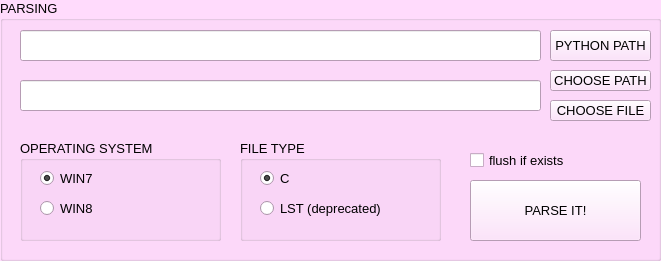
   <widget class="QGroupBox" name="groupBox_2">
    <property name="geometry">
     <rect>
      <x>10</x>
      <y>160</y>
      <width>661</width>
      <height>261</height>
     </rect>
    </property>
    <property name="palette">
     <palette>
      <active>
       <colorrole role="WindowText">
        <brush brushstyle="SolidPattern">
         <color alpha="255">
          <red>0</red>
          <green>0</green>
          <blue>0</blue>
         </color>
        </brush>
       </colorrole>
       <colorrole role="Button">
        <brush brushstyle="SolidPattern">
         <color alpha="255">
          <red>255</red>
          <green>219</green>
          <blue>252</blue>
         </color>
        </brush>
       </colorrole>
       <colorrole role="Light">
        <brush brushstyle="SolidPattern">
         <color alpha="255">
          <red>255</red>
          <green>255</green>
          <blue>255</blue>
         </color>
        </brush>
       </colorrole>
       <colorrole role="Midlight">
        <brush brushstyle="SolidPattern">
         <color alpha="255">
          <red>255</red>
          <green>237</green>
          <blue>253</blue>
         </color>
        </brush>
       </colorrole>
       <colorrole role="Dark">
        <brush brushstyle="SolidPattern">
         <color alpha="255">
          <red>127</red>
          <green>109</green>
          <blue>126</blue>
         </color>
        </brush>
       </colorrole>
       <colorrole role="Mid">
        <brush brushstyle="SolidPattern">
         <color alpha="255">
          <red>170</red>
          <green>146</green>
          <blue>168</blue>
         </color>
        </brush>
       </colorrole>
       <colorrole role="Text">
        <brush brushstyle="SolidPattern">
         <color alpha="255">
          <red>0</red>
          <green>0</green>
          <blue>0</blue>
         </color>
        </brush>
       </colorrole>
       <colorrole role="BrightText">
        <brush brushstyle="SolidPattern">
         <color alpha="255">
          <red>255</red>
          <green>255</green>
          <blue>255</blue>
         </color>
        </brush>
       </colorrole>
       <colorrole role="ButtonText">
        <brush brushstyle="SolidPattern">
         <color alpha="255">
          <red>0</red>
          <green>0</green>
          <blue>0</blue>
         </color>
        </brush>
       </colorrole>
       <colorrole role="Base">
        <brush brushstyle="SolidPattern">
         <color alpha="255">
          <red>255</red>
          <green>255</green>
          <blue>255</blue>
         </color>
        </brush>
       </colorrole>
       <colorrole role="Window">
        <brush brushstyle="SolidPattern">
         <color alpha="255">
          <red>255</red>
          <green>219</green>
          <blue>252</blue>
         </color>
        </brush>
       </colorrole>
       <colorrole role="Shadow">
        <brush brushstyle="SolidPattern">
         <color alpha="255">
          <red>0</red>
          <green>0</green>
          <blue>0</blue>
         </color>
        </brush>
       </colorrole>
       <colorrole role="AlternateBase">
        <brush brushstyle="SolidPattern">
         <color alpha="255">
          <red>255</red>
          <green>237</green>
          <blue>253</blue>
         </color>
        </brush>
       </colorrole>
       <colorrole role="ToolTipBase">
        <brush brushstyle="SolidPattern">
         <color alpha="255">
          <red>255</red>
          <green>255</green>
          <blue>220</blue>
         </color>
        </brush>
       </colorrole>
       <colorrole role="ToolTipText">
        <brush brushstyle="SolidPattern">
         <color alpha="255">
          <red>0</red>
          <green>0</green>
          <blue>0</blue>
         </color>
        </brush>
       </colorrole>
      </active>
      <inactive>
       <colorrole role="WindowText">
        <brush brushstyle="SolidPattern">
         <color alpha="255">
          <red>0</red>
          <green>0</green>
          <blue>0</blue>
         </color>
        </brush>
       </colorrole>
       <colorrole role="Button">
        <brush brushstyle="SolidPattern">
         <color alpha="255">
          <red>255</red>
          <green>219</green>
          <blue>252</blue>
         </color>
        </brush>
       </colorrole>
       <colorrole role="Light">
        <brush brushstyle="SolidPattern">
         <color alpha="255">
          <red>255</red>
          <green>255</green>
          <blue>255</blue>
         </color>
        </brush>
       </colorrole>
       <colorrole role="Midlight">
        <brush brushstyle="SolidPattern">
         <color alpha="255">
          <red>255</red>
          <green>237</green>
          <blue>253</blue>
         </color>
        </brush>
       </colorrole>
       <colorrole role="Dark">
        <brush brushstyle="SolidPattern">
         <color alpha="255">
          <red>127</red>
          <green>109</green>
          <blue>126</blue>
         </color>
        </brush>
       </colorrole>
       <colorrole role="Mid">
        <brush brushstyle="SolidPattern">
         <color alpha="255">
          <red>170</red>
          <green>146</green>
          <blue>168</blue>
         </color>
        </brush>
       </colorrole>
       <colorrole role="Text">
        <brush brushstyle="SolidPattern">
         <color alpha="255">
          <red>0</red>
          <green>0</green>
          <blue>0</blue>
         </color>
        </brush>
       </colorrole>
       <colorrole role="BrightText">
        <brush brushstyle="SolidPattern">
         <color alpha="255">
          <red>255</red>
          <green>255</green>
          <blue>255</blue>
         </color>
        </brush>
       </colorrole>
       <colorrole role="ButtonText">
        <brush brushstyle="SolidPattern">
         <color alpha="255">
          <red>0</red>
          <green>0</green>
          <blue>0</blue>
         </color>
        </brush>
       </colorrole>
       <colorrole role="Base">
        <brush brushstyle="SolidPattern">
         <color alpha="255">
          <red>255</red>
          <green>255</green>
          <blue>255</blue>
         </color>
        </brush>
       </colorrole>
       <colorrole role="Window">
        <brush brushstyle="SolidPattern">
         <color alpha="255">
          <red>255</red>
          <green>219</green>
          <blue>252</blue>
         </color>
        </brush>
       </colorrole>
       <colorrole role="Shadow">
        <brush brushstyle="SolidPattern">
         <color alpha="255">
          <red>0</red>
          <green>0</green>
          <blue>0</blue>
         </color>
        </brush>
       </colorrole>
       <colorrole role="AlternateBase">
        <brush brushstyle="SolidPattern">
         <color alpha="255">
          <red>255</red>
          <green>237</green>
          <blue>253</blue>
         </color>
        </brush>
       </colorrole>
       <colorrole role="ToolTipBase">
        <brush brushstyle="SolidPattern">
         <color alpha="255">
          <red>255</red>
          <green>255</green>
          <blue>220</blue>
         </color>
        </brush>
       </colorrole>
       <colorrole role="ToolTipText">
        <brush brushstyle="SolidPattern">
         <color alpha="255">
          <red>0</red>
          <green>0</green>
          <blue>0</blue>
         </color>
        </brush>
       </colorrole>
      </inactive>
      <disabled>
       <colorrole role="WindowText">
        <brush brushstyle="SolidPattern">
         <color alpha="255">
          <red>127</red>
          <green>109</green>
          <blue>126</blue>
         </color>
        </brush>
       </colorrole>
       <colorrole role="Button">
        <brush brushstyle="SolidPattern">
         <color alpha="255">
          <red>255</red>
          <green>219</green>
          <blue>252</blue>
         </color>
        </brush>
       </colorrole>
       <colorrole role="Light">
        <brush brushstyle="SolidPattern">
         <color alpha="255">
          <red>255</red>
          <green>255</green>
          <blue>255</blue>
         </color>
        </brush>
       </colorrole>
       <colorrole role="Midlight">
        <brush brushstyle="SolidPattern">
         <color alpha="255">
          <red>255</red>
          <green>237</green>
          <blue>253</blue>
         </color>
        </brush>
       </colorrole>
       <colorrole role="Dark">
        <brush brushstyle="SolidPattern">
         <color alpha="255">
          <red>127</red>
          <green>109</green>
          <blue>126</blue>
         </color>
        </brush>
       </colorrole>
       <colorrole role="Mid">
        <brush brushstyle="SolidPattern">
         <color alpha="255">
          <red>170</red>
          <green>146</green>
          <blue>168</blue>
         </color>
        </brush>
       </colorrole>
       <colorrole role="Text">
        <brush brushstyle="SolidPattern">
         <color alpha="255">
          <red>127</red>
          <green>109</green>
          <blue>126</blue>
         </color>
        </brush>
       </colorrole>
       <colorrole role="BrightText">
        <brush brushstyle="SolidPattern">
         <color alpha="255">
          <red>255</red>
          <green>255</green>
          <blue>255</blue>
         </color>
        </brush>
       </colorrole>
       <colorrole role="ButtonText">
        <brush brushstyle="SolidPattern">
         <color alpha="255">
          <red>127</red>
          <green>109</green>
          <blue>126</blue>
         </color>
        </brush>
       </colorrole>
       <colorrole role="Base">
        <brush brushstyle="SolidPattern">
         <color alpha="255">
          <red>255</red>
          <green>219</green>
          <blue>252</blue>
         </color>
        </brush>
       </colorrole>
       <colorrole role="Window">
        <brush brushstyle="SolidPattern">
         <color alpha="255">
          <red>255</red>
          <green>219</green>
          <blue>252</blue>
         </color>
        </brush>
       </colorrole>
       <colorrole role="Shadow">
        <brush brushstyle="SolidPattern">
         <color alpha="255">
          <red>0</red>
          <green>0</green>
          <blue>0</blue>
         </color>
        </brush>
       </colorrole>
       <colorrole role="AlternateBase">
        <brush brushstyle="SolidPattern">
         <color alpha="255">
          <red>255</red>
          <green>219</green>
          <blue>252</blue>
         </color>
        </brush>
       </colorrole>
       <colorrole role="ToolTipBase">
        <brush brushstyle="SolidPattern">
         <color alpha="255">
          <red>255</red>
          <green>255</green>
          <blue>220</blue>
         </color>
        </brush>
       </colorrole>
       <colorrole role="ToolTipText">
        <brush brushstyle="SolidPattern">
         <color alpha="255">
          <red>0</red>
          <green>0</green>
          <blue>0</blue>
         </color>
        </brush>
       </colorrole>
      </disabled>
     </palette>
    </property>
    <property name="font">
     <font>
      <pointsize>10</pointsize>
     </font>
    </property>
    <property name="autoFillBackground">
     <bool>true</bool>
    </property>
    <property name="title">
     <string>PARSING</string>
    </property>
    <property name="flat">
     <bool>true</bool>
    </property>
    <widget class="QLineEdit" name="lineedit_parsing">
     <property name="geometry">
      <rect>
       <x>20</x>
       <y>80</y>
       <width>521</width>
       <height>31</height>
      </rect>
     </property>
     <property name="font">
      <font>
       <pointsize>10</pointsize>
      </font>
     </property>
    </widget>
    <widget class="QPushButton" name="button_chp_parsing">
     <property name="geometry">
      <rect>
       <x>550</x>
       <y>70</y>
       <width>101</width>
       <height>21</height>
      </rect>
     </property>
     <property name="font">
      <font>
       <pointsize>10</pointsize>
      </font>
     </property>
     <property name="toolTip">
      <string>Path to .C files</string>
     </property>
     <property name="text">
      <string>CHOOSE PATH</string>
     </property>
    </widget>
    <widget class="QGroupBox" name="box_os">
     <property name="geometry">
      <rect>
       <x>20</x>
       <y>140</y>
       <width>201</width>
       <height>101</height>
      </rect>
     </property>
     <property name="palette">
      <palette>
       <active>
        <colorrole role="HighlightedText">
         <brush brushstyle="SolidPattern">
          <color alpha="255">
           <red>255</red>
           <green>255</green>
           <blue>255</blue>
          </color>
         </brush>
        </colorrole>
        <colorrole role="ToolTipText">
         <brush brushstyle="SolidPattern">
          <color alpha="255">
           <red>0</red>
           <green>0</green>
           <blue>0</blue>
          </color>
         </brush>
        </colorrole>
       </active>
       <inactive>
        <colorrole role="HighlightedText">
         <brush brushstyle="SolidPattern">
          <color alpha="255">
           <red>255</red>
           <green>0</green>
           <blue>255</blue>
          </color>
         </brush>
        </colorrole>
        <colorrole role="ToolTipText">
         <brush brushstyle="SolidPattern">
          <color alpha="255">
           <red>0</red>
           <green>0</green>
           <blue>0</blue>
          </color>
         </brush>
        </colorrole>
       </inactive>
       <disabled>
        <colorrole role="HighlightedText">
         <brush brushstyle="SolidPattern">
          <color alpha="255">
           <red>255</red>
           <green>255</green>
           <blue>255</blue>
          </color>
         </brush>
        </colorrole>
        <colorrole role="ToolTipText">
         <brush brushstyle="SolidPattern">
          <color alpha="255">
           <red>0</red>
           <green>0</green>
           <blue>0</blue>
          </color>
         </brush>
        </colorrole>
       </disabled>
      </palette>
     </property>
     <property name="font">
      <font>
       <pointsize>10</pointsize>
      </font>
     </property>
     <property name="title">
      <string>OPERATING SYSTEM</string>
     </property>
     <widget class="QRadioButton" name="radio_win7">
      <property name="geometry">
       <rect>
        <x>20</x>
        <y>30</y>
        <width>121</width>
        <height>17</height>
       </rect>
      </property>
      <property name="text">
       <string>WIN7</string>
      </property>
      <property name="checked">
       <bool>true</bool>
      </property>
     </widget>
     <widget class="QRadioButton" name="radio_win8">
      <property name="geometry">
       <rect>
        <x>20</x>
        <y>60</y>
        <width>111</width>
        <height>17</height>
       </rect>
      </property>
      <property name="text">
       <string>WIN8</string>
      </property>
     </widget>
    </widget>
    <widget class="QGroupBox" name="box_filetype">
     <property name="geometry">
      <rect>
       <x>240</x>
       <y>140</y>
       <width>201</width>
       <height>101</height>
      </rect>
     </property>
     <property name="font">
      <font>
       <pointsize>10</pointsize>
      </font>
     </property>
     <property name="title">
      <string>FILE TYPE</string>
     </property>
     <widget class="QRadioButton" name="radio_c">
      <property name="geometry">
       <rect>
        <x>20</x>
        <y>30</y>
        <width>141</width>
        <height>17</height>
       </rect>
      </property>
      <property name="text">
       <string>C</string>
      </property>
      <property name="checked">
       <bool>true</bool>
      </property>
     </widget>
     <widget class="QRadioButton" name="radio_lst">
      <property name="geometry">
       <rect>
        <x>20</x>
        <y>60</y>
        <width>141</width>
        <height>17</height>
       </rect>
      </property>
      <property name="text">
       <string>LST (deprecated)</string>
      </property>
      <property name="checkable">
       <bool>false</bool>
      </property>
     </widget>
    </widget>
    <widget class="QCheckBox" name="checkbox_flush">
     <property name="geometry">
      <rect>
       <x>470</x>
       <y>150</y>
       <width>111</width>
       <height>21</height>
      </rect>
     </property>
     <property name="font">
      <font>
       <pointsize>10</pointsize>
      </font>
     </property>
     <property name="text">
      <string>flush if exists</string>
     </property>
    </widget>
    <widget class="QPushButton" name="button_parseit">
     <property name="geometry">
      <rect>
       <x>470</x>
       <y>180</y>
       <width>171</width>
       <height>61</height>
      </rect>
     </property>
     <property name="text">
      <string>PARSE IT!</string>
     </property>
    </widget>
    <widget class="QPushButton" name="button_chf_parsing">
     <property name="geometry">
      <rect>
       <x>550</x>
       <y>100</y>
       <width>101</width>
       <height>21</height>
      </rect>
     </property>
     <property name="font">
      <font>
       <pointsize>10</pointsize>
      </font>
     </property>
     <property name="toolTip">
      <string>Path to a .C file</string>
     </property>
     <property name="text">
      <string>CHOOSE FILE</string>
     </property>
    </widget>
    <widget class="QLineEdit" name="lineedit_python">
     <property name="geometry">
      <rect>
       <x>20</x>
       <y>30</y>
       <width>521</width>
       <height>31</height>
      </rect>
     </property>
     <property name="font">
      <font>
       <pointsize>10</pointsize>
      </font>
     </property>
    </widget>
    <widget class="QPushButton" name="button_python">
     <property name="geometry">
      <rect>
       <x>550</x>
       <y>30</y>
       <width>101</width>
       <height>31</height>
      </rect>
     </property>
     <property name="toolTip">
      <string>Path to your 32bit python.exe</string>
     </property>
     <property name="text">
      <string>PYTHON PATH</string>
     </property>
    </widget>
   </widget>
